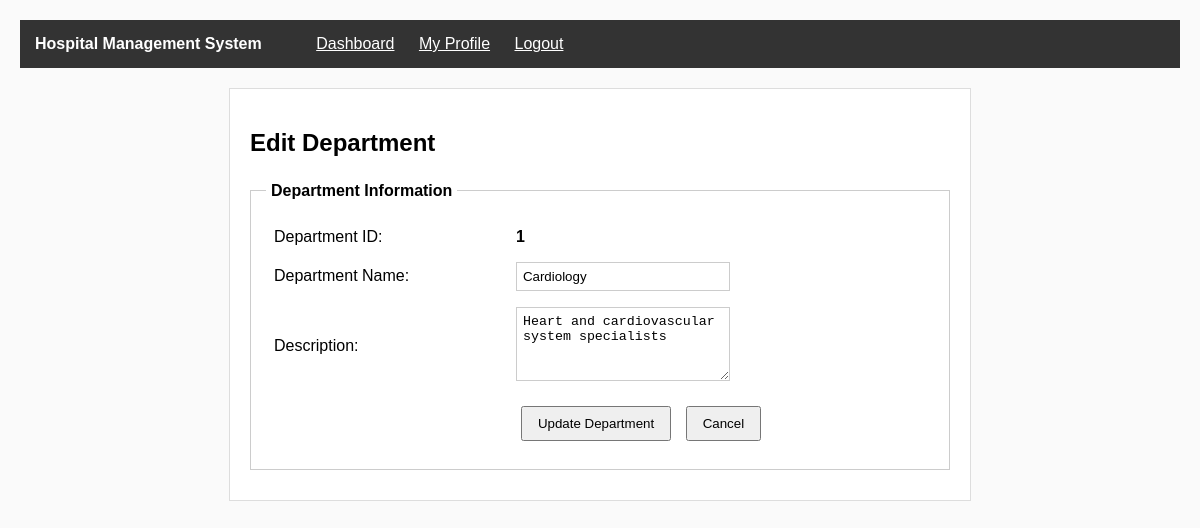
The app's page /view/admin_department_edit.php?id=1 (signed in) with its own data.
### tables this page shows
CREATE TABLE departments (
  id INT AUTO_INCREMENT PRIMARY KEY,
  department_name VARCHAR(100) NOT NULL UNIQUE,
  description TEXT
);

### model/departmentModel.php (called while the page is built, shortened)
<?php
function getDepartmentById($id)
{
    $con = getConnection();
    $sql = "SELECT * FROM departments WHERE id='{$id}'";
    $result = mysqli_query($con, $sql);
    if (mysqli_num_rows($result) == 1) {
        return mysqli_fetch_assoc($result);
    } else {
        return false;
    }
}
?>

### view/admin_department_edit.php (the view, shortened to what this page needs)
<?php
require_once('../model/departmentModel.php');
$id = isset($_GET['id']) ? $_GET['id'] : 0;
$department = getDepartmentById($id);
?>
<!DOCTYPE html>
<html lang="en">
<head>
    <link rel="stylesheet" href="../assets/css/style.css">
</head>
<body>
    <div class="navbar">
        <span class="navbar-title">Hospital Management System</span>
        <a href="dashboard_admin.php" class="navbar-link">Dashboard</a>
        <a href="profile_view.php" class="navbar-link">My Profile</a>
        <a href="../controller/logout.php" class="navbar-link">Logout</a>
    </div>
    <div class="main-container">
        <h2>Edit Department</h2>
        <form method="POST" action="../controller/edit_department.php">
            <fieldset>
                <legend>Department Information</legend>
                <table>
                    <tr>
                        <td>Department ID:</td>
                        <td><b><?php echo $department['id']; ?></b></td>
                    </tr>
                    <tr>
                        <td>Department Name:</td>
                        <td><input type="text" name="department_name"
                                value="<?php echo $department['department_name']; ?>" required></td>
                    </tr>
                    <tr>
                        <td>Description:</td>
                        <td><textarea name="description" rows="4"
                                cols="40"><?php echo $department['description']; ?></textarea></td>
                    </tr>
                    <tr>
                        <td></td>
                        <td>
                            <input type="submit" name="submit" value="Update Department">
                            <a href="admin_department_list.php"><button type="button">Cancel</button></a>
                        </td>
                    </tr>
                </table>
            </fieldset>
        </form>
    </div>
</body>
</html>

### assets/css/style.css (style rules this page uses)
body { margin: 0; padding: 20px; background-color: #fafafa; font-family: Arial, sans-serif; }
.main-container { width: 700px; margin: 20px auto; padding: 20px; background-color: white; border: 1px solid #ddd; }
.navbar { background-color: #333; color: white; padding: 15px; margin-bottom: 20px; }
.navbar-title { margin-right: 30px; font-weight: bold; }
.navbar-link { color: white; margin-left: 20px; }
fieldset { padding: 15px; margin: 10px 0; border: 1px solid #ccc; }
legend { font-weight: bold; padding: 5px; }
table { width: 100%; border-collapse: collapse; }
td { padding: 8px; }
input[type="text"], input[type="email"], input[type="password"], input[type="tel"], input[type="number"], input[type="date"], textarea, select { width: 200px; padding: 6px; border: 1px solid #ccc; }
input[type="submit"], button { padding: 8px 15px; margin: 5px; cursor: pointer; }
a { color: blue; }

### records on screen
departments: id "1", department_name "Cardiology", description "Heart and cardiovascular system specialists"
